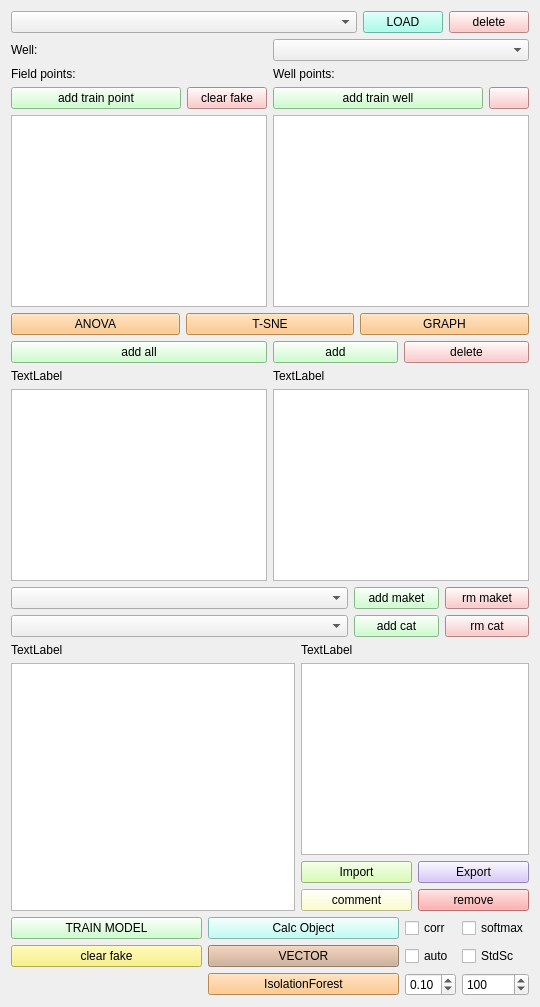
            <widget class="QWidget" name="tab_10">
             <attribute name="title">
              <string>Geochem</string>
             </attribute>
             <layout class="QGridLayout" name="gridLayout_133">
              <item row="2" column="0">
               <layout class="QGridLayout" name="gridLayout_125">
                <item row="0" column="0">
                 <layout class="QGridLayout" name="gridLayout_131">
                  <item row="0" column="0">
                   <widget class="QLabel" name="label_point_expl_3">
                    <property name="text">
                     <string>Field points:</string>
                    </property>
                   </widget>
                  </item>
                  <item row="0" column="1">
                   <widget class="QLabel" name="label_point_expl_4">
                    <property name="text">
                     <string>Well points:</string>
                    </property>
                   </widget>
                  </item>
                 </layout>
                </item>
                <item row="1" column="0">
                 <layout class="QGridLayout" name="gridLayout_128">
                  <item row="0" column="1">
                   <layout class="QGridLayout" name="gridLayout_130" columnstretch="3,0">
                    <item row="0" column="1">
                     <widget class="QPushButton" name="pushButton_del_train_point_2">
                      <property name="styleSheet">
                       <string notr="true">background-color: rgb(255, 185, 185);</string>
                      </property>
                      <property name="text">
                       <string/>
                      </property>
                     </widget>
                    </item>
                    <item row="0" column="0">
                     <widget class="QPushButton" name="pushButton_add_g_train_well">
                      <property name="styleSheet">
                       <string notr="true">background-color: rgb(191, 255, 191);</string>
                      </property>
                      <property name="text">
                       <string>add train well</string>
                      </property>
                     </widget>
                    </item>
                   </layout>
                  </item>
                  <item row="1" column="0">
                   <widget class="QListWidget" name="listWidget_g_point"/>
                  </item>
                  <item row="1" column="1">
                   <widget class="QListWidget" name="listWidget_g_well_point"/>
                  </item>
                  <item row="0" column="0">
                   <layout class="QGridLayout" name="gridLayout_129" columnstretch="3,0">
                    <item row="0" column="0">
                     <widget class="QPushButton" name="pushButton_add_train_g_point">
                      <property name="styleSheet">
                       <string notr="true">background-color: rgb(191, 255, 191);</string>
                      </property>
                      <property name="text">
                       <string>add train point</string>
                      </property>
                     </widget>
                    </item>
                    <item row="0" column="1">
                     <widget class="QPushButton" name="pushButton_clear_fake_point">
                      <property name="styleSheet">
                       <string notr="true">background-color: rgb(255, 185, 185);</string>
                      </property>
                      <property name="text">
                       <string>clear fake</string>
                      </property>
                     </widget>
                    </item>
                   </layout>
                  </item>
                 </layout>
                </item>
               </layout>
              </item>
              <item row="4" column="0">
               <layout class="QGridLayout" name="gridLayout_132">
                <item row="0" column="0">
                 <layout class="QGridLayout" name="gridLayout_124">
                  <item row="0" column="0">
                   <widget class="QPushButton" name="pushButton_add_all_g_param">
                    <property name="styleSheet">
                     <string notr="true">background-color: rgb(191, 255, 191);</string>
                    </property>
                    <property name="text">
                     <string>add all</string>
                    </property>
                   </widget>
                  </item>
                  <item row="2" column="0">
                   <widget class="QListWidget" name="listWidget_geochem_param"/>
                  </item>
                  <item row="1" column="0">
                   <widget class="QLabel" name="label_29">
                    <property name="text">
                     <string>TextLabel</string>
                    </property>
                   </widget>
                  </item>
                 </layout>
                </item>
                <item row="0" column="1">
                 <layout class="QGridLayout" name="gridLayout_137">
                  <item row="2" column="0">
                   <widget class="QListWidget" name="listWidget_geochem_param_train"/>
                  </item>
                  <item row="0" column="0">
                   <layout class="QGridLayout" name="gridLayout_138">
                    <item row="0" column="1">
                     <widget class="QPushButton" name="pushButton_rem_g_param_train">
                      <property name="styleSheet">
                       <string notr="true">background-color: rgb(255, 185, 185);</string>
                      </property>
                      <property name="text">
                       <string>delete</string>
                      </property>
                     </widget>
                    </item>
                    <item row="0" column="0">
                     <widget class="QPushButton" name="pushButton_add_g_param_train">
                      <property name="styleSheet">
                       <string notr="true">background-color: rgb(191, 255, 191);</string>
                      </property>
                      <property name="text">
                       <string>add</string>
                      </property>
                     </widget>
                    </item>
                   </layout>
                  </item>
                  <item row="1" column="0">
                   <widget class="QLabel" name="label_30">
                    <property name="text">
                     <string>TextLabel</string>
                    </property>
                   </widget>
                  </item>
                 </layout>
                </item>
               </layout>
              </item>
              <item row="3" column="0">
               <layout class="QGridLayout" name="gridLayout_135">
                <item row="0" column="1">
                 <widget class="QPushButton" name="pushButton_geochem_tsne">
                  <property name="styleSheet">
                   <string notr="true">background-color: rgb(255, 190, 111);</string>
                  </property>
                  <property name="text">
                   <string>T-SNE</string>
                  </property>
                 </widget>
                </item>
                <item row="0" column="0">
                 <widget class="QPushButton" name="pushButton_geochem_anova">
                  <property name="styleSheet">
                   <string notr="true">background-color: rgb(255, 190, 111);</string>
                  </property>
                  <property name="text">
                   <string>ANOVA</string>
                  </property>
                 </widget>
                </item>
                <item row="0" column="2">
                 <widget class="QPushButton" name="pushButton_g_graph">
                  <property name="styleSheet">
                   <string notr="true">background-color: rgb(255, 190, 111);</string>
                  </property>
                  <property name="text">
                   <string>GRAPH</string>
                  </property>
                 </widget>
                </item>
               </layout>
              </item>
              <item row="6" column="0">
               <layout class="QGridLayout" name="gridLayout_140" columnstretch="4,1,1">
                <item row="0" column="0">
                 <widget class="QComboBox" name="comboBox_geochem_cat"/>
                </item>
                <item row="0" column="1">
                 <widget class="QPushButton" name="pushButton_add_g_cat">
                  <property name="styleSheet">
                   <string notr="true">background-color: rgb(191, 255, 191);</string>
                  </property>
                  <property name="text">
                   <string>add cat</string>
                  </property>
                 </widget>
                </item>
                <item row="0" column="2">
                 <widget class="QPushButton" name="pushButton_rem_g_cat">
                  <property name="styleSheet">
                   <string notr="true">background-color: rgb(255, 185, 185);</string>
                  </property>
                  <property name="text">
                   <string>rm cat</string>
                  </property>
                 </widget>
                </item>
               </layout>
              </item>
              <item row="1" column="0">
               <layout class="QGridLayout" name="gridLayout_127" columnstretch="0,0">
                <item row="0" column="0">
                 <widget class="QLabel" name="label_22">
                  <property name="text">
                   <string>Well:</string>
                  </property>
                 </widget>
                </item>
                <item row="0" column="1">
                 <widget class="QComboBox" name="comboBox_geochem_well"/>
                </item>
               </layout>
              </item>
              <item row="8" column="0">
               <layout class="QGridLayout" name="gridLayout_144" rowstretch="0,0,0,0" columnstretch="1,1,0,0">
                <item row="2" column="1">
                 <widget class="QPushButton" name="pushButton_vector">
                  <property name="styleSheet">
                   <string notr="true">background-color: rgb(205, 171, 143);</string>
                  </property>
                  <property name="text">
                   <string>VECTOR</string>
                  </property>
                 </widget>
                </item>
                <item row="1" column="3">
                 <widget class="QCheckBox" name="checkBox_softmax">
                  <property name="text">
                   <string>softmax</string>
                  </property>
                 </widget>
                </item>
                <item row="2" column="3">
                 <widget class="QCheckBox" name="checkBox_std_sc">
                  <property name="text">
                   <string>StdSc</string>
                  </property>
                 </widget>
                </item>
                <item row="1" column="0">
                 <widget class="QPushButton" name="pushButton_geochem_train_model">
                  <property name="styleSheet">
                   <string notr="true">background-color: rgb(191, 255, 191);</string>
                  </property>
                  <property name="text">
                   <string>TRAIN MODEL</string>
                  </property>
                 </widget>
                </item>
                <item row="1" column="1">
                 <widget class="QPushButton" name="pushButton_calc_g_class">
                  <property name="styleSheet">
                   <string notr="true">background-color: rgb(175, 255, 243);</string>
                  </property>
                  <property name="text">
                   <string>Calc Object</string>
                  </property>
                 </widget>
                </item>
                <item row="1" column="2">
                 <widget class="QCheckBox" name="checkBox_geochem_vector_corr">
                  <property name="text">
                   <string>corr</string>
                  </property>
                 </widget>
                </item>
                <item row="2" column="0">
                 <widget class="QPushButton" name="pushButton_g_drop_fake">
                  <property name="styleSheet">
                   <string notr="true">background-color: rgb(249, 240, 107);</string>
                  </property>
                  <property name="text">
                   <string>clear fake</string>
                  </property>
                 </widget>
                </item>
                <item row="3" column="3">
                 <widget class="QSpinBox" name="spinBox_isoforest_n_est">
                  <property name="toolTip">
                   <string>n_est количество деревьев</string>
                  </property>
                  <property name="minimum">
                   <number>1</number>
                  </property>
                  <property name="maximum">
                   <number>10000</number>
                  </property>
                  <property name="singleStep">
                   <number>10</number>
                  </property>
                  <property name="value">
                   <number>100</number>
                  </property>
                 </widget>
                </item>
                <item row="3" column="2">
                 <widget class="QDoubleSpinBox" name="doubleSpinBox_isoforest_cont">
                  <property name="toolTip">
                   <string>contamination - Уровень аномамилии</string>
                  </property>
                  <property name="maximum">
                   <double>0.500000000000000</double>
                  </property>
                  <property name="singleStep">
                   <double>0.010000000000000</double>
                  </property>
                  <property name="value">
                   <double>0.100000000000000</double>
                  </property>
                 </widget>
                </item>
                <item row="3" column="1">
                 <widget class="QPushButton" name="pushButton_isoforest">
                  <property name="styleSheet">
                   <string notr="true">background-color: rgb(255, 190, 111);</string>
                  </property>
                  <property name="text">
                   <string>IsolationForest</string>
                  </property>
                 </widget>
                </item>
                <item row="2" column="2">
                 <widget class="QCheckBox" name="checkBox_isoforest_auto">
                  <property name="text">
                   <string>auto</string>
                  </property>
                 </widget>
                </item>
               </layout>
              </item>
              <item row="0" column="0">
               <layout class="QGridLayout" name="gridLayout_126" columnstretch="3,0,0">
                <item row="0" column="0">
                 <widget class="QComboBox" name="comboBox_geochem"/>
                </item>
                <item row="0" column="2">
                 <widget class="QPushButton" name="pushButton_del_geochem">
                  <property name="styleSheet">
                   <string notr="true">background-color: rgb(255, 185, 185);</string>
                  </property>
                  <property name="text">
                   <string>delete</string>
                  </property>
                 </widget>
                </item>
                <item row="0" column="1">
                 <widget class="QPushButton" name="pushButton_load_geochem">
                  <property name="styleSheet">
                   <string notr="true">background-color: rgb(148, 255, 232);</string>
                  </property>
                  <property name="text">
                   <string>LOAD</string>
                  </property>
                 </widget>
                </item>
               </layout>
              </item>
              <item row="7" column="0">
               <layout class="QGridLayout" name="gridLayout_141" columnstretch="5,4">
                <item row="1" column="0">
                 <widget class="QListWidget" name="listWidget_g_train_point"/>
                </item>
                <item row="1" column="1">
                 <layout class="QGridLayout" name="gridLayout_142">
                  <item row="1" column="0">
                   <layout class="QGridLayout" name="gridLayout_143">
                    <item row="1" column="1">
                     <widget class="QPushButton" name="pushButton_rem_trained_g_model">
                      <property name="styleSheet">
                       <string notr="true">background-color: rgb(255, 153, 153);</string>
                      </property>
                      <property name="text">
                       <string>remove</string>
                      </property>
                     </widget>
                    </item>
                    <item row="1" column="0">
                     <widget class="QPushButton" name="pushButton_g_comment">
                      <property name="styleSheet">
                       <string notr="true">background-color: rgb(255, 255, 191);</string>
                      </property>
                      <property name="text">
                       <string>comment</string>
                      </property>
                     </widget>
                    </item>
                    <item row="0" column="0">
                     <widget class="QPushButton" name="pushButton_import_g_model">
                      <property name="styleSheet">
                       <string notr="true">background-color: rgb(207, 252, 162);</string>
                      </property>
                      <property name="text">
                       <string>Import</string>
                      </property>
                     </widget>
                    </item>
                    <item row="0" column="1">
                     <widget class="QPushButton" name="pushButton_export_g_modell">
                      <property name="styleSheet">
                       <string notr="true">background-color: rgb(206, 186, 249);</string>
                      </property>
                      <property name="text">
                       <string>Export</string>
                      </property>
                     </widget>
                    </item>
                   </layout>
                  </item>
                  <item row="0" column="0">
                   <widget class="QListWidget" name="listWidget_g_trained_model"/>
                  </item>
                 </layout>
                </item>
                <item row="0" column="0">
                 <widget class="QLabel" name="label_27">
                  <property name="text">
                   <string>TextLabel</string>
                  </property>
                 </widget>
                </item>
                <item row="0" column="1">
                 <widget class="QLabel" name="label_28">
                  <property name="text">
                   <string>TextLabel</string>
                  </property>
                 </widget>
                </item>
               </layout>
              </item>
              <item row="5" column="0">
               <layout class="QGridLayout" name="gridLayout_139" columnstretch="4,1,1">
                <item row="0" column="0">
                 <widget class="QComboBox" name="comboBox_geochem_maket"/>
                </item>
                <item row="0" column="1">
                 <widget class="QPushButton" name="pushButton_add_g_maket">
                  <property name="styleSheet">
                   <string notr="true">background-color: rgb(191, 255, 191);</string>
                  </property>
                  <property name="text">
                   <string>add maket</string>
                  </property>
                 </widget>
                </item>
                <item row="0" column="2">
                 <widget class="QPushButton" name="pushButton_rem_g_maket">
                  <property name="styleSheet">
                   <string notr="true">background-color: rgb(255, 185, 185);</string>
                  </property>
                  <property name="text">
                   <string>rm maket</string>
                  </property>
                 </widget>
                </item>
               </layout>
              </item>
             </layout>
            </widget>
